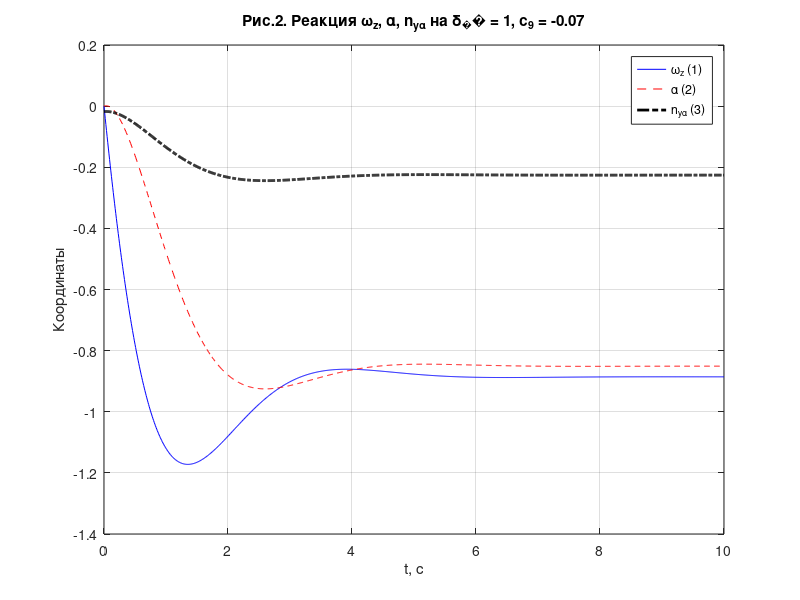

Here is the MATLAB script that generated this plot: (Note: this script raises an error after producing the figure.)
clc;
clear all;
close all;

%% Исходные данные (вариант c9 = -0.07)
c1 = 0.6;
c2 = 1.8;
c3 = 2;
c4 = 1;
c5 = 0.3;
c6 = 2.5;
c9 = -0.07;
g  = 9.81;

% Вспомогательные коэффициенты знаменателя
a1 = c1 + c4 + c5;        % = 1.9
a0 = c2 + c1*c4;          % = 2.4

% Собственная частота и демпфирование объекта
omega_a = sqrt(a0);
xi_a    = a1/(2*omega_a);

disp('--- Параметры объекта ---');
fprintf('a1 = %.4f, a0 = %.4f\n', a1, a0);
fprintf('omega_alpha = %.4f рад/с, xi_alpha = %.4f\n', omega_a, xi_a);
if a0 > 0
    disp('omega_alpha^2 = c2 + c1*c4 > 0 -> самолёт устойчив по перегрузке');
else
    disp('omega_alpha^2 <= 0 -> самолёт неустойчив по перегрузке');
end

%% Часть 1. Разомкнутое короткопериодическое движение
% Знаменатель D(s) = s^2 + a1*s + a0
D = [1 a1 a0];

% Передаточные функции по координатам (см. модель Lab1_)
% W_omega_z(s) = -[(c3-c5*c9)*s + (c3*c4-c2*c9)] / D(s)
num_wz = -[(c3 - c5*c9), (c3*c4 - c2*c9)];
W_wz   = tf(num_wz, D);

% W_alpha(s) = -[c9*s + (c3 - c1*c9)] / D(s)
num_al = -[c9, (c3 - c1*c9)];
W_al   = tf(num_al, D);

% W_ny_alpha(s) = (-c6/g)*[-c9*s^2 - c9*(c1+c5)*s + (c3*c4 - c2*c9)] / D(s)
num_ny = (-c6/g) * [-c9, -c9*(c1+c5), (c3*c4 - c2*c9)];
W_ny   = tf(num_ny, D);

% W_theta(s) = W_omega_z(s) * 1/s
W_th = W_wz * tf(1, [1 0]);

% W_H(s) = W_omega_z(s) * (c6*c4) / [(s+c4)*s^2]
W_H  = W_wz * tf(c6*c4, conv([1 c4], [1 0 0]));

disp('--- Передаточные функции (c9 = -0.07) ---');
W_wz, W_al, W_ny

% Переходные процессы при ступенчатом δв = 1
t1 = 0:0.01:10;

[y_wz, ~] = step(W_wz, t1);
[y_al, ~] = step(W_al, t1);
[y_ny, ~] = step(W_ny, t1);

figure(1);
plot(t1, y_wz, 'b-', t1, y_al, 'r--', t1, y_ny, 'k-.', 'LineWidth', 2);
xlabel('t, с'); ylabel('Координаты');
title('Рис.2. Реакция \omega_z, \alpha, n_{y\alpha} на \delta_в = 1, c_9 = -0.07');
legend('\omega_z (1)', '\alpha (2)', 'n_{y\alpha} (3)');
grid on;

% Траекторные координаты ϑ и H (имеют интеграторы)
t2 = 0:0.01:14;
[y_th, ~] = step(W_th, t2);
[y_H,  ~] = step(W_H,  t2);

figure(2);
yyaxis left;
plot(t2, y_th, 'b-', 'LineWidth', 2); ylabel('\vartheta');
yyaxis right;
plot(t2, y_H, 'r--', 'LineWidth', 2); ylabel('H');
xlabel('t, с');
title('Рис.3. Реакция \vartheta (1) и H (2), c_9 = -0.07');
grid on;

%% Случай c9 = 0 (без вертикальной составляющей ветра)
c9_0 = 0;

num_wz0 = -[(c3 - c5*c9_0), (c3*c4 - c2*c9_0)];
W_wz0   = tf(num_wz0, D);

num_al0 = -[c9_0, (c3 - c1*c9_0)];
W_al0   = tf(num_al0, D);

num_ny0 = (-c6/g) * [-c9_0, -c9_0*(c1+c5), (c3*c4 - c2*c9_0)];
W_ny0   = tf(num_ny0, D);

W_th0   = W_wz0 * tf(1, [1 0]);
W_H0    = W_wz0 * tf(c6*c4, conv([1 c4], [1 0 0]));

[y_wz0, ~] = step(W_wz0, t1);
[y_al0, ~] = step(W_al0, t1);
[y_ny0, ~] = step(W_ny0, t1);

figure(3);
plot(t1, y_wz0, 'b-', t1, y_al0, 'r--', t1, y_ny0, 'k-.', 'LineWidth', 2);
xlabel('t, с'); ylabel('Координаты');
title('Рис.4. Реакция \omega_z, \alpha, n_{y\alpha} на \delta_в = 1, c_9 = 0');
legend('\omega_z (1)', '\alpha (2)', 'n_{y\alpha} (3)');
grid on;

[y_th0, ~] = step(W_th0, t2);
[y_H0,  ~] = step(W_H0,  t2);

figure(4);
yyaxis left;
plot(t2, y_th0, 'b-', 'LineWidth', 2); ylabel('\vartheta');
yyaxis right;
plot(t2, y_H0, 'r--', 'LineWidth', 2); ylabel('H');
xlabel('t, с');
title('Рис.5. Реакция \vartheta (1) и H (2), c_9 = 0');
grid on;

% Совмещённые переходные функции c9 = -0.07 (1) и c9 = 0 (2)
figure(5);
subplot(3,1,1);
plot(t1, y_wz, 'b-', t1, y_wz0, 'r--', 'LineWidth', 2);
xlabel('t, с'); ylabel('\omega_z');
title('Рис.6. \omega_z: c_9 = -0.07 (1) и c_9 = 0 (2)');
legend('c_9 = -0.07', 'c_9 = 0'); grid on;

subplot(3,1,2);
plot(t1, y_al, 'b-', t1, y_al0, 'r--', 'LineWidth', 2);
xlabel('t, с'); ylabel('\alpha');
title('Рис.7. \alpha: c_9 = -0.07 (1) и c_9 = 0 (2)');
legend('c_9 = -0.07', 'c_9 = 0'); grid on;

subplot(3,1,3);
plot(t1, y_ny, 'b-', t1, y_ny0, 'r--', 'LineWidth', 2);
xlabel('t, с'); ylabel('n_{y\alpha}');
title('Рис.8. n_{y\alpha}: c_9 = -0.07 (1) и c_9 = 0 (2)');
legend('c_9 = -0.07', 'c_9 = 0'); grid on;

% Показатели качества (Peak, Steady, σ, tпп, tн) для c9 = -0.07
disp('--- Показатели качества (c9 = -0.07) ---');
print_quality('omega_z', t1, y_wz);
print_quality('alpha  ', t1, y_al);
print_quality('ny_a   ', t1, y_ny);

%% Часть 2. СУУ с демпфером тангажа
disp(' ');
disp('=== Часть 2. СУУ с демпфером тангажа ===');

% Условие управляемости xi_d = 0.707 даёт квадратное уравнение
% (c1+c4+c5+Kwz*c3)^2 = 2*(c1*c4 + c2 + Kwz*c3*c4)
% => c3^2*Kwz^2 + 2*c3*(c1+c5)*Kwz + (c1+c4+c5)^2 - 2*(c1*c4+c2) = 0
% Для данных параметров: 4*Kwz^2 + 3.6*Kwz - 1.19 = 0
A_q = c3^2;
B_q = 2*c3*(c1+c5);
C_q = (c1+c4+c5)^2 - 2*(c1*c4 + c2);

K_roots = roots([A_q B_q C_q]);
fprintf('Корни уравнения для K_wz: %.4f, %.4f\n', K_roots(1), K_roots(2));

% Выбираем положительный корень
Kwz = K_roots(K_roots > 0);
if isempty(Kwz)
    Kwz = max(K_roots);
end
fprintf('Принятое K_wz = %.4f\n', Kwz);

% Проверка по системе (2): требуемая частота и демпфирование
two_xi_Omega = c1 + c4 + c5 + Kwz*c3;
Omega_d_sq   = c1*c4 + c2 + Kwz*c3*c4;
Omega_d      = sqrt(Omega_d_sq);
xi_d         = two_xi_Omega/(2*Omega_d);
fprintf('Omega_d = %.4f рад/с, xi_d = %.4f\n', Omega_d, xi_d);

% Коэффициент АРУ K1 (DC-усиление замкнутого контура по nyα = 1)
W_wz_dc = dcgain(W_wz);
W_ny_dc = dcgain(W_ny);
W_pr_dc = 1;     % привод имеет единичное усиление по постоянному входу

K1 = (1 - Kwz*W_pr_dc*W_wz_dc) / (W_pr_dc*W_ny_dc);
fprintf('Коэффициент АРУ K1 = %.4f (|K1| = %.4f)\n', K1, abs(K1));

% Привод: W_pr(s) = omega_pr^2 / (s^2 + 2*xi_pr*omega_pr*s + omega_pr^2)
omega_pr = 20;
xi_pr    = 0.707;
W_pr     = tf(omega_pr^2, [1, 2*xi_pr*omega_pr, omega_pr^2]);

%% Замкнутая система СУУ: x -> K1 -> W_pr -> самолёт; ОС по omega_z через Kwz
% Внутренний контур: с обратной связью по omega_z
% W_inner_wz(s) = W_pr*W_wz / (1 - Kwz*W_pr*W_wz)
% Знак "-" перед Kwz взят с учётом, что сигнал ОС вычитается на сумматоре
% (см. рис.9); в модели Wωz<0, поэтому минус обеспечивает отрицательную ОС.

build_loop = @(Wpr) struct( ...
    'wz', feedback(Wpr*W_wz, -Kwz), ...
    'al', feedback_branch(Wpr, W_wz, W_al, Kwz), ...
    'ny', feedback_branch(Wpr, W_wz, W_ny, Kwz) );

% а) Идеальный привод, демпфер выключен (Kwz = 0)
G_ideal_nodamp_wz = W_wz;                    % контур разорван
G_ideal_nodamp_al = W_al;
G_ideal_nodamp_ny = K1 * W_ny;               % K1 учитываем во всех режимах

% в) Идеальный привод, демпфер включён
L_ideal = build_loop(tf(1,1));
G_ideal_damp_wz = K1 * L_ideal.wz;
G_ideal_damp_al = K1 * L_ideal.al;
G_ideal_damp_ny = K1 * L_ideal.ny;

% г) Реальный привод, демпфер включён
L_real = build_loop(W_pr);
G_real_damp_wz = K1 * L_real.wz;
G_real_damp_al = K1 * L_real.al;
G_real_damp_ny = K1 * L_real.ny;

t3 = 0:0.005:6;

% Рис.10-12: без демпфера (1) и с демпфером (2), W_pr = 1
[y1_wz, ~] = step(K1*W_wz, t3);     % без демпфера
[y2_wz, ~] = step(G_ideal_damp_wz, t3);
[y1_al, ~] = step(K1*W_al, t3);
[y2_al, ~] = step(G_ideal_damp_al, t3);
[y1_ny, ~] = step(K1*W_ny, t3);
[y2_ny, ~] = step(G_ideal_damp_ny, t3);

figure(6);
subplot(3,1,1);
plot(t3, y1_wz, 'b-', t3, y2_wz, 'r--', 'LineWidth', 2);
xlabel('t, с'); ylabel('\omega_z');
title('Рис.10. \omega_z: без демпфера (1) и с демпфером (2), W_{пр} = 1');
legend('K_{\omega_z} = 0', 'K_{\omega_z} \neq 0'); grid on;

subplot(3,1,2);
plot(t3, y1_al, 'b-', t3, y2_al, 'r--', 'LineWidth', 2);
xlabel('t, с'); ylabel('\alpha');
title('Рис.11. \alpha: без демпфера (1) и с демпфером (2), W_{пр} = 1');
legend('K_{\omega_z} = 0', 'K_{\omega_z} \neq 0'); grid on;

subplot(3,1,3);
plot(t3, y1_ny, 'b-', t3, y2_ny, 'r--', 'LineWidth', 2);
xlabel('t, с'); ylabel('n_{y\alpha}');
title('Рис.12. n_{y\alpha}: без демпфера (1) и с демпфером (2), W_{пр} = 1');
legend('K_{\omega_z} = 0', 'K_{\omega_z} \neq 0'); grid on;

% Рис.13-15: идеальный (1) и реальный (2) привод, демпфер включён
[y3_wz, ~] = step(G_real_damp_wz, t3);
[y3_al, ~] = step(G_real_damp_al, t3);
[y3_ny, ~] = step(G_real_damp_ny, t3);

figure(7);
subplot(3,1,1);
plot(t3, y2_wz, 'b-', t3, y3_wz, 'r--', 'LineWidth', 2);
xlabel('t, с'); ylabel('\omega_z');
title('Рис.13. \omega_z: идеальный (1) и реальный (2) привод, K_{\omega_z} \neq 0');
legend('W_{пр} = 1', 'W_{пр}(s)'); grid on;

subplot(3,1,2);
plot(t3, y2_al, 'b-', t3, y3_al, 'r--', 'LineWidth', 2);
xlabel('t, с'); ylabel('\alpha');
title('Рис.14. \alpha: идеальный (1) и реальный (2) привод, K_{\omega_z} \neq 0');
legend('W_{пр} = 1', 'W_{пр}(s)'); grid on;

subplot(3,1,3);
plot(t3, y2_ny, 'b-', t3, y3_ny, 'r--', 'LineWidth', 2);
xlabel('t, с'); ylabel('n_{y\alpha}');
title('Рис.15. n_{y\alpha}: идеальный (1) и реальный (2) привод, K_{\omega_z} \neq 0');
legend('W_{пр} = 1', 'W_{пр}(s)'); grid on;

% Показатели качества СУУ
disp(' ');
disp('--- Показатели качества СУУ ---');
disp('Wпр=1, Kwz=0:');
print_quality('ny_a   ', t3, y1_ny);
print_quality('omega_z', t3, y1_wz);
print_quality('alpha  ', t3, y1_al);
disp('Wпр=1, Kwz!=0:');
print_quality('ny_a   ', t3, y2_ny);
print_quality('omega_z', t3, y2_wz);
print_quality('alpha  ', t3, y2_al);
disp('Wпр(s), Kwz!=0:');
print_quality('ny_a   ', t3, y3_ny);

%% Выводы
disp(' ');
disp('=== Выводы ===');
disp('1. Самолёт устойчив по перегрузке (omega_a^2 = c2+c1*c4 > 0).');
fprintf('2. Собственная частота omega_a = %.3f рад/с, демпфирование xi_a = %.3f.\n', omega_a, xi_a);
fprintf('3. Требуемый коэффициент демпфера K_wz = %.4f обеспечивает xi_d = %.3f, Omega_d = %.3f рад/с.\n', Kwz, xi_d, Omega_d);
fprintf('4. Коэффициент АРУ K1 = %.3f обеспечивает единичный градиент по перегрузке.\n', K1);
disp('5. Демпфер тангажа снижает перерегулирование и почти вдвое сокращает время переходного процесса.');
disp('6. Динамика реального привода (omega_pr = 20 рад/с) практически не ухудшает качество.');

%% Вспомогательные функции
function L = feedback_branch(Wpr, Wwz, Wout, Kwz)
    % Замкнутый по omega_z контур: вход -> Wpr -> объект (выход Wout),
    % ОС по omega_z через Kwz. Возвращает ПФ от входа до Wout.
    L = Wpr * Wout / (1 - Kwz*Wpr*Wwz);
end

function print_quality(name, t, y)
    [peak, idx] = max(abs(y));
    peak = peak * sign(y(idx));
    steady = y(end);
    if abs(steady) > 1e-9
        sigma = (peak - steady)/steady * 100;
    else
        sigma = NaN;
    end
    % Время регулирования по 5%
    band = 0.05 * abs(steady);
    tpp  = NaN;
    for k = length(y):-1:1
        if abs(y(k) - steady) > band
            if k < length(y)
                tpp = t(k+1);
            end
            break;
        end
    end
    % Время нарастания 0..95%
    tn = NaN;
    target = 0.95 * steady;
    for k = 1:length(y)
        if (steady >= 0 && y(k) >= target) || (steady < 0 && y(k) <= target)
            tn = t(k);
            break;
        end
    end
    fprintf('  %s: Peak=%+.4f, Steady=%+.4f, sigma=%6.2f %%, tпп=%5.2f с, tн=%5.2f с\n', ...
        name, peak, steady, sigma, tpp, tn);
end
